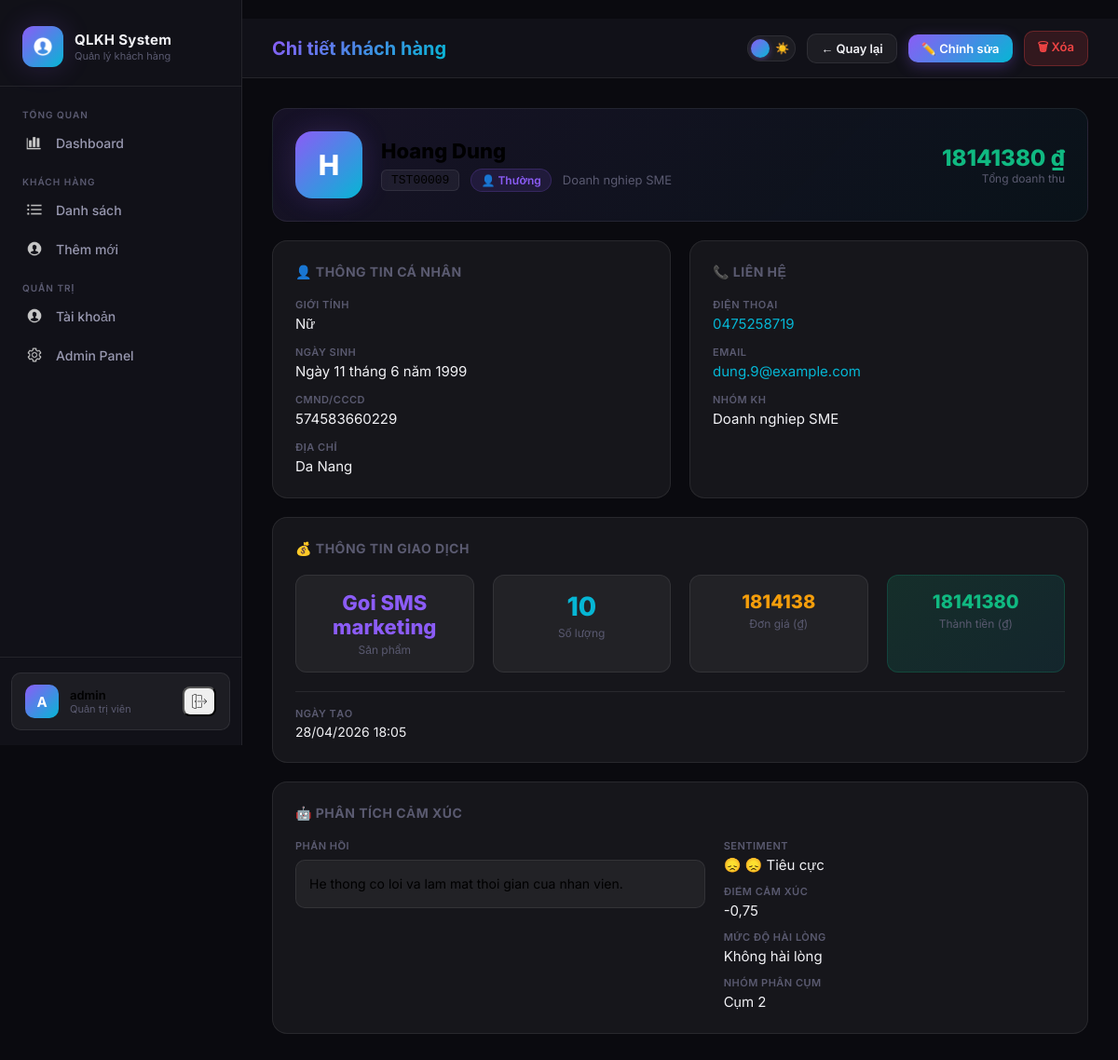
Screenshot of /customers/26/ (signed in) with the database file from the repository.
### accounts/models.py (models this page shows, shortened)
class User(AbstractUser):
    ROLE_CHOICES = [
        ('admin', 'Quản trị viên'),
        ('user', 'Nhân viên'),
    ]
    role = models.CharField(max_length=20, choices=ROLE_CHOICES, default='user', verbose_name='Vai trò')
    class Meta:
        verbose_name = 'Người dùng'
        verbose_name_plural = 'Người dùng'
    def is_admin_user(self):
        return self.role == 'admin'

### customers/models.py (models this page shows, shortened)
class Customer(models.Model):
    GENDER_CHOICES = [
        ('Nam', 'Nam'),
        ('Nữ', 'Nữ'),
        ('Khác', 'Khác'),
    ]
    CUSTOMER_TYPE_CHOICES = [
        ('VIP', 'VIP'),
        ('Thường', 'Thường'),
    ]
    SENTIMENT_CHOICES = [
        ('positive', '😊 Tích cực'),
        ('neutral',  '😐 Trung lập'),
        ('negative', '😞 Tiêu cực'),
        ('',         'Chưa phân tích'),
    ]
    SATISFACTION_CHOICES = [
        ('satisfied', 'Hài lòng'),
        ('neutral', 'Trung lập'),
        ('dissatisfied', 'Không hài lòng'),
        ('', 'Chưa đánh giá'),
    ]
    customer_id   = models.CharField(max_length=50, unique=True, verbose_name='Mã KH', db_index=True)
    name          = models.CharField(max_length=255, verbose_name='Họ và tên')
    group_name    = models.CharField(max_length=100, default='Mặc định', verbose_name='Nhóm KH')
    gender        = models.CharField(max_length=20, choices=GENDER_CHOICES, default='Nam', verbose_name='Giới tính')
    phone         = models.CharField(max_length=20, default='', blank=True, verbose_name='Điện thoại')
    email         = models.EmailField(max_length=255, default='', blank=True, verbose_name='Email')
    customer_type = models.CharField(max_length=50, choices=CUSTOMER_TYPE_CHOICES, default='Thường', verbose_name='Loại KH')
    cmnd          = models.CharField(max_length=30, default='', blank=True, verbose_name='CMND/CCCD')
    birth_date    = models.DateField(null=True, blank=True, verbose_name='Ngày sinh')
    address       = models.CharField(max_length=255, default='', blank=True, verbose_name='Địa chỉ')
    product      = models.CharField(max_length=255, default='', verbose_name='Sản phẩm')
    quantity     = models.IntegerField(default=1, verbose_name='Số lượng')
    unit_price   = models.BigIntegerField(default=0, verbose_name='Đơn giá')
    total_amount = models.BigIntegerField(default=0, verbose_name='Thành tiền')
    feedback         = models.TextField(blank=True, default='', verbose_name='Phản hồi khách hàng')
    sentiment_label  = models.CharField(
        max_length=20, choices=SENTIMENT_CHOICES, default='', blank=True,
        verbose_name='Nhãn cảm xúc',
    )
    sentiment_score  = models.FloatField(null=True, blank=True, verbose_name='Điểm cảm xúc')
    satisfaction_label = models.CharField(
        max_length=20, choices=SATISFACTION_CHOICES, default='', blank=True,
        verbose_name='Mức độ hài lòng',
    )
    cluster_id = models.IntegerField(null=True, blank=True, verbose_name='Nhóm phân cụm')
    created_at = models.DateTimeField(default=timezone.now, verbose_name='Ngày tạo')
    updated_at = models.DateTimeField(null=True, blank=True, verbose_name='Cập nhật lần cuối')
    class Meta:
        verbose_name        = 'Khách hàng'
        verbose_name_plural = 'Khách hàng'
        ordering            = ['-created_at']
        indexes             = [
            models.Index(fields=['customer_type', 'sentiment_label']),
            models.Index(fields=['satisfaction_label']),
            models.Index(fields=['cluster_id']),
        ]
    def is_vip(self):
        return self.customer_type == 'VIP'
    @property
    def sentiment_emoji(self):
        return {'positive': '😊', 'negative': '😞', 'neutral': '😐'}.get(self.sentiment_label, '❓')

### customers/views.py (the view)
# urls.py: path('<int:pk>/', views.customer_detail_view, name='detail'),
@login_required
def customer_detail_view(request, pk):
    customer = get_object_or_404(Customer, pk=pk)
    return render(request, 'customers/detail.html', {'customer': customer})

### templates/customers/detail.html (shortened to what this page needs)
{% extends 'base.html' %}
{% block page_title %}Chi tiết khách hàng{% endblock %}
{% block topbar_actions %}
  <a href="{% url 'customers:list' %}" class="btn btn-secondary btn-sm">← Quay lại</a>
  <a href="{% url 'customers:edit' customer.pk %}" class="btn btn-primary btn-sm">✏️ Chỉnh sửa</a>
  {% if request.user.is_admin_user %}
  <a href="{% url 'customers:delete' customer.pk %}" class="btn btn-danger btn-sm">🗑 Xóa</a>
  {% endif %}
{% endblock %}
{% block content %}
<div style="max-width:900px;margin:0 auto">
  <div class="card" style="margin-bottom:20px;background:linear-gradient(135deg,rgba(139,92,246,.1),rgba(6,182,212,.05))">
    <div style="display:flex;align-items:center;gap:20px">
      <div style="width:72px;height:72px;border-radius:18px;background:{% if customer.is_vip %}var(--grad-3){% else %}var(--grad-1){% endif %};display:flex;align-items:center;justify-content:center;font-size:30px;font-weight:800;color:#fff;flex-shrink:0;box-shadow:var(--shadow-glow)">
        {{ customer.name|first|upper }}
      </div>
      <div style="flex:1">
        <h2 style="font-size:22px;font-weight:800;margin-bottom:6px">{{ customer.name }}</h2>
        <div style="display:flex;align-items:center;gap:12px;flex-wrap:wrap">
          <code style="font-size:13px;background:var(--bg-card);padding:3px 10px;border-radius:6px;border:1px solid var(--border)">{{ customer.customer_id }}</code>
          {% if customer.is_vip %}<span class="badge badge-vip">⭐ VIP</span>{% else %}<span class="badge badge-regular">👤 Thường</span>{% endif %}
          <span style="font-size:13px;color:var(--text-muted)">{{ customer.group_name }}</span>
        </div>
      </div>
      <div style="text-align:right">
        <div style="font-size:24px;font-weight:800;color:var(--accent-3)">{{ customer.total_amount|default:0 }} ₫</div>
        <div style="font-size:12px;color:var(--text-muted)">Tổng doanh thu</div>
      </div>
    </div>
  </div>
  <div style="display:grid;grid-template-columns:1fr 1fr;gap:20px;margin-bottom:20px">
    <div class="card">
      <h3 style="font-size:14px;font-weight:700;color:var(--text-muted);margin-bottom:20px;text-transform:uppercase;letter-spacing:.5px">👤 Thông tin cá nhân</h3>
      <div style="display:flex;flex-direction:column;gap:14px">
        {% with items="Giới tính,birth_date,Ngày sinh,cmnd,CMND/CCCD,address,Địa chỉ" %}
        <div class="detail-item"><span class="detail-label">Giới tính</span><span class="detail-value">{{ customer.gender }}</span></div>
        <div class="detail-item"><span class="detail-label">Ngày sinh</span><span class="detail-value">{{ customer.birth_date|default:"—" }}</span></div>
        <div class="detail-item"><span class="detail-label">CMND/CCCD</span><span class="detail-value">{{ customer.cmnd|default:"—" }}</span></div>
        <div class="detail-item"><span class="detail-label">Địa chỉ</span><span class="detail-value">{{ customer.address|default:"—" }}</span></div>
        {% endwith %}
      </div>
    </div>
    <div class="card">
      <h3 style="font-size:14px;font-weight:700;color:var(--text-muted);margin-bottom:20px;text-transform:uppercase;letter-spacing:.5px">📞 Liên hệ</h3>
      <div style="display:flex;flex-direction:column;gap:14px">
        <div class="detail-item">
          <span class="detail-label">Điện thoại</span>
          <a href="tel:{{ customer.phone }}" style="color:var(--accent-2);font-size:15px;text-decoration:none">{{ customer.phone|default:"—" }}</a>
        </div>
        <div class="detail-item">
          <span class="detail-label">Email</span>
          <a href="mailto:{{ customer.email }}" style="color:var(--accent-2);font-size:15px;text-decoration:none;word-break:break-all">{{ customer.email|default:"—" }}</a>
        </div>
        <div class="detail-item"><span class="detail-label">Nhóm KH</span><span class="detail-value">{{ customer.group_name }}</span></div>
      </div>
    </div>
  </div>
  <div class="card">
    <h3 style="font-size:14px;font-weight:700;color:var(--text-muted);margin-bottom:20px;text-transform:uppercase;letter-spacing:.5px">💰 Thông tin giao dịch</h3>
    <div style="display:grid;grid-template-columns:repeat(4,1fr);gap:20px">
      <div style="text-align:center;padding:16px;background:var(--bg-card);border-radius:12px;border:1px solid var(--border)">
        <div style="font-size:22px;font-weight:800;color:var(--accent)">{{ customer.product|truncatechars:20 }}</div>
        <div style="font-size:12px;color:var(--text-muted);margin-top:4px">Sản phẩm</div>
      </div>
      <div style="text-align:center;padding:16px;background:var(--bg-card);border-radius:12px;border:1px solid var(--border)">
        <div style="font-size:28px;font-weight:800;color:var(--accent-2)">{{ customer.quantity }}</div>
        <div style="font-size:12px;color:var(--text-muted);margin-top:4px">Số lượng</div>
      </div>
      <div style="text-align:center;padding:16px;background:var(--bg-card);border-radius:12px;border:1px solid var(--border)">
        <div style="font-size:20px;font-weight:800;color:var(--accent-warn)">{{ customer.unit_price|default:0 }}</div>
        <div style="font-size:12px;color:var(--text-muted);margin-top:4px">Đơn giá (₫)</div>
      </div>
      <div style="text-align:center;padding:16px;background:linear-gradient(135deg,rgba(16,185,129,.15),rgba(6,182,212,.1));border-radius:12px;border:1px solid rgba(16,185,129,.2)">
        <div style="font-size:20px;font-weight:800;color:var(--accent-3)">{{ customer.total_amount|default:0 }}</div>
        <div style="font-size:12px;color:var(--text-muted);margin-top:4px">Thành tiền (₫)</div>
      </div>
    </div>
    <div style="margin-top:20px;display:flex;gap:20px;padding-top:16px;border-top:1px solid var(--border)">
      <div class="detail-item"><span class="detail-label">Ngày tạo</span><span class="detail-value" style="font-size:14px">{{ customer.created_at|date:"d/m/Y H:i" }}</span></div>
    </div>
  </div>
  <div class="card" style="margin-top:20px">
    <h3 style="font-size:14px;font-weight:700;color:var(--text-muted);margin-bottom:20px;text-transform:uppercase;letter-spacing:.5px">🤖 Phân tích cảm xúc</h3>
    <div style="display:grid;grid-template-columns:1.2fr 1fr;gap:20px;align-items:start">
      <div>
        <div class="detail-label" style="margin-bottom:8px">Phản hồi</div>
        <div style="padding:14px;border:1px solid var(--border);border-radius:10px;background:var(--bg-card);line-height:1.55;font-size:14px">
          {{ customer.feedback|default:"Chưa có phản hồi" }}
        </div>
      </div>
      <div style="display:grid;grid-template-columns:1fr;gap:12px">
        <div class="detail-item"><span class="detail-label">Sentiment</span><span class="detail-value">{{ customer.sentiment_emoji }} {{ customer.get_sentiment_label_display|default:"Chưa phân tích" }}</span></div>
        <div class="detail-item"><span class="detail-label">Điểm cảm xúc</span><span class="detail-value">{{ customer.sentiment_score|default:"—" }}</span></div>
        <div class="detail-item"><span class="detail-label">Mức độ hài lòng</span><span class="detail-value">{{ customer.get_satisfaction_label_display|default:"Chưa đánh giá" }}</span></div>
        <div class="detail-item"><span class="detail-label">Nhóm phân cụm</span><span class="detail-value">{% if customer.cluster_id != None %}Cụm {{ customer.cluster_id }}{% else %}Chưa phân cụm{% endif %}</span></div>
      </div>
    </div>
  </div>
</div>
{% endblock %}

### templates/base.html (shortened to what this page needs)
﻿<!DOCTYPE html>
<html lang="vi" data-theme="dark">
<head>
{% load static %}
<link rel="stylesheet" href="{% static 'css/style.css' %}">
</head>
<body>
{% if user.is_authenticated %}
<div class="app-layout">
  <aside class="sidebar" id="sidebar">
    <div class="sidebar-brand">
      <a href="{% url 'customers:dashboard' %}" class="brand-logo">
        <div class="brand-icon"><img src="{% static 'images/icons/inventory/person_icon.png' %}" alt="QLKH"></div>
        <div class="brand-text">
          <span class="brand-name">QLKH System</span>
          <span class="brand-sub">Quản lý khách hàng</span>
        </div>
      </a>
    </div>
    <nav class="sidebar-nav">
      <div class="nav-section">
        <div class="nav-label">Tổng quan</div>
        <a href="{% url 'customers:dashboard' %}" class="nav-item {% if request.resolver_match.url_name == 'dashboard' %}active{% endif %}">
          <span class="icon"><img src="{% static 'images/icons/inventory/analytics_icon.png' %}" alt=""></span> Dashboard
        </a>
      </div>
      <div class="nav-section">
        <div class="nav-label">Khách hàng</div>
        <a href="{% url 'customers:list' %}" class="nav-item {% if request.resolver_match.url_name == 'list' %}active{% endif %}">
          <span class="icon"><img src="{% static 'images/icons/inventory/list_icon.png' %}" alt=""></span> Danh sách
        </a>
        <a href="{% url 'customers:add' %}" class="nav-item {% if request.resolver_match.url_name == 'add' %}active{% endif %}">
          <span class="icon"><img src="{% static 'images/icons/inventory/person_icon.png' %}" alt=""></span> Thêm mới
        </a>
      </div>
      {% if user.is_admin_user %}
      <div class="nav-section">
        <div class="nav-label">Quản trị</div>
        <a href="{% url 'accounts:register' %}" class="nav-item {% if request.resolver_match.url_name == 'register' %}active{% endif %}">
          <span class="icon"><img src="{% static 'images/icons/inventory/person_icon.png' %}" alt=""></span> Tài khoản
        </a>
        <a href="{% url 'admin:index' %}" class="nav-item" target="_blank">
          <span class="icon"><img src="{% static 'images/icons/inventory/settings_icon.png' %}" alt=""></span> Admin Panel
        </a>
      </div>
      {% endif %}
    </nav>
    <div class="sidebar-footer">
      <div class="user-card">
        <div class="user-avatar">{{ user.username|first|upper }}</div>
        <div class="user-info">
          <div class="user-name">{{ user.username }}</div>
          <div class="user-role">{{ user.get_role_display }}</div>
        </div>
        <form method="post" action="{% url 'accounts:logout' %}" style="margin:0">
          <button type="submit" class="user-logout" title="Đăng xuất">
            <img src="{% static 'images/icons/inventory/returns_icon.png' %}" alt="Đăng xuất" class="inline-icon">
          </button>
        </form>
      </div>
    </div>
  </aside>
  <main class="main-content">
    <header class="topbar">
      <div style="display:flex;align-items:center;gap:16px">
        <h1 class="page-title"><span>{% block page_title %}Dashboard{% endblock %}</span></h1>
      </div>
      <div class="topbar-actions">
        <button id="theme-toggle" title="Chuyển đổi giao diện" aria-label="Toggle theme">
          <span class="theme-track">
            <span>🌙</span>
            <span>☀️</span>
          </span>
          <span class="theme-thumb"></span>
        </button>
        {% block topbar_actions %}{% endblock %}
      </div>
    </header>
    <div class="page-content">{% block content %}{% endblock %}</div>
  </main>
</div>
{% endif %}
</body>
</html>

### rows the page displays
User: username|first "A", username "admin", role "Quản trị viên"
Customer: name|first "H", name "Hoang Dung", customer_id "TST00009", group_name "Doanh nghiep SME", total_amount "18141380", gender "Nữ", birth_date "Ngày 11 tháng 6 năm 1999", cmnd "574583660229", address "Da Nang", phone "0475258719", email "dung.9@example.com", product "Goi SMS marketing", quantity "10", unit_price "1814138", created_at "28/04/2026 18:05", feedback "He thong co loi va lam mat thoi gian cua nhan vien.", sentiment_emoji "😞", sentiment_label "😞 Tiêu cực", sentiment_score "-0,75", satisfaction_label "Không hài lòng", cluster_id "2"
